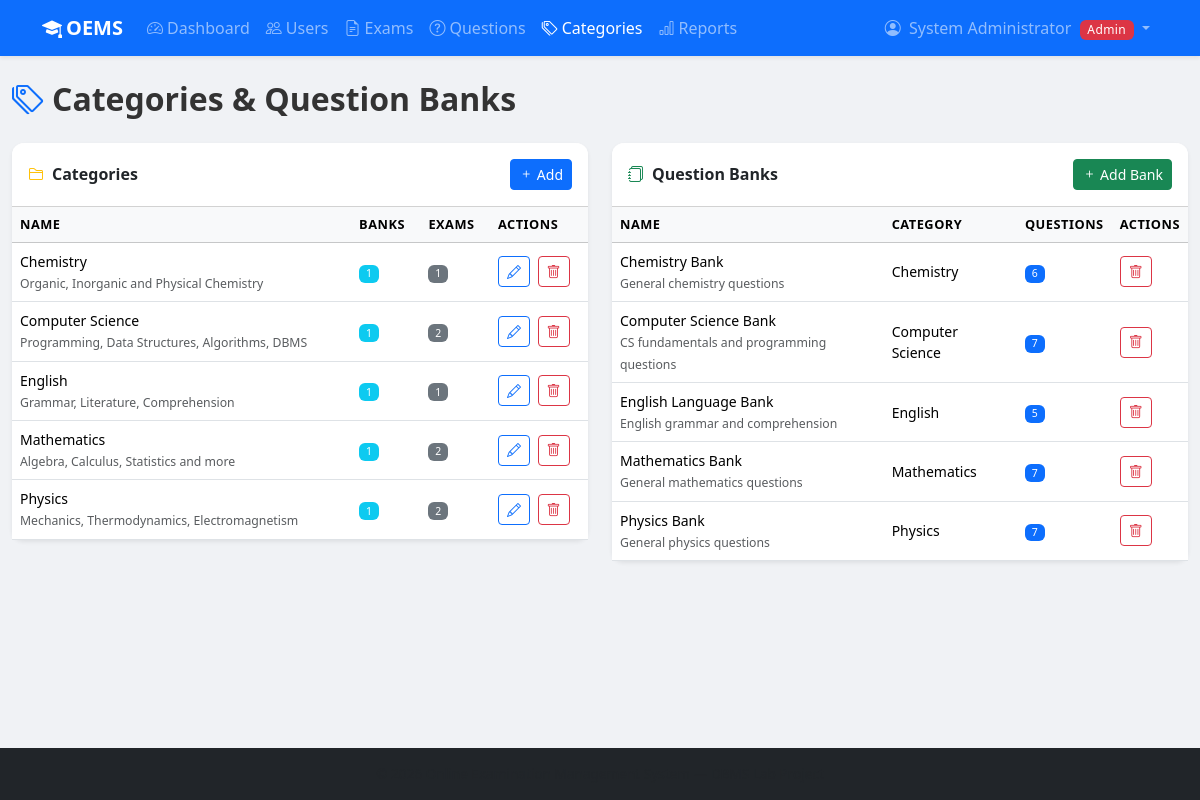
/admin/manage_categories.php (signed in), run on the app's committed database.
### tables this page shows
CREATE TABLE categories (
    id          INT UNSIGNED AUTO_INCREMENT PRIMARY KEY,
    name        VARCHAR(100) NOT NULL UNIQUE,
    description TEXT         DEFAULT NULL,
    created_by  INT UNSIGNED NOT NULL,
    created_at  DATETIME     NOT NULL DEFAULT CURRENT_TIMESTAMP,
    CONSTRAINT fk_categories_created_by FOREIGN KEY (created_by) REFERENCES users(id) ON DELETE RESTRICT
);

CREATE TABLE question_banks (
    id          INT UNSIGNED AUTO_INCREMENT PRIMARY KEY,
    name        VARCHAR(150) NOT NULL,
    category_id INT UNSIGNED NOT NULL,
    description TEXT         DEFAULT NULL,
    created_by  INT UNSIGNED NOT NULL,
    created_at  DATETIME     NOT NULL DEFAULT CURRENT_TIMESTAMP,
    CONSTRAINT fk_qbanks_category   FOREIGN KEY (category_id) REFERENCES categories(id) ON DELETE RESTRICT,
    CONSTRAINT fk_qbanks_created_by FOREIGN KEY (created_by)  REFERENCES users(id)      ON DELETE RESTRICT,
    CONSTRAINT uq_qbank_name_cat    UNIQUE (name, category_id)
);

### admin/manage_categories.php (the view, shortened to what this page needs)
<?php
$conn    = getDBConnection();
$categories = $conn->query(
    "SELECT c.*, u.full_name AS creator,
            COUNT(DISTINCT qb.id) AS bank_count,
            COUNT(DISTINCT e.id)  AS exam_count
     FROM   categories c
     JOIN   users u ON u.id = c.created_by
     LEFT JOIN question_banks qb ON qb.category_id = c.id
     LEFT JOIN exams e ON e.category_id = c.id
     GROUP  BY c.id ORDER BY c.name"
)->fetch_all(MYSQLI_ASSOC);
$banks = $conn->query(
    "SELECT qb.*, cat.name AS category_name, u.full_name AS creator,
            COUNT(q.id) AS question_count
     FROM   question_banks qb
     JOIN   categories cat ON cat.id = qb.category_id
     JOIN   users u        ON u.id   = qb.created_by
     LEFT JOIN questions q ON q.question_bank_id = qb.id
     GROUP  BY qb.id ORDER BY cat.name, qb.name"
)->fetch_all(MYSQLI_ASSOC);
?>
<?php require_once __DIR__ . '/../includes/header.php'; ?>
<?php require_once __DIR__ . '/../includes/navbar.php'; ?>
<div class="container-fluid py-4">
    <h2 class="fw-bold mb-4"><i class="bi bi-tags me-2 text-primary"></i>Categories &amp; Question Banks</h2>
    <div class="row g-4">
        <div class="col-lg-6">
            <div class="card border-0 shadow-sm">
                <div class="card-header bg-white d-flex justify-content-between align-items-center fw-semibold py-3">
                    <span><i class="bi bi-folder2 me-2 text-warning"></i>Categories</span>
                    <button class="btn btn-sm btn-primary" data-bs-toggle="modal" data-bs-target="#catModal">
                        <i class="bi bi-plus"></i> Add
                    </button>
                </div>
                <div class="card-body p-0">
                    <table class="table table-hover mb-0 small">
                        <thead class="table-light">
                            <tr><th>Name</th><th>Banks</th><th>Exams</th><th>Actions</th></tr>
                        </thead>
                        <tbody>
                            <?php foreach ($categories as $cat): ?>
                            <tr>
                                <td>
                                    <div class="fw-medium"><?= htmlspecialchars($cat['name']) ?></div>
                                    <small class="text-muted"><?= htmlspecialchars($cat['description'] ?? '') ?></small>
                                </td>
                                <td><span class="badge bg-info"><?= $cat['bank_count'] ?></span></td>
                                <td><span class="badge bg-secondary"><?= $cat['exam_count'] ?></span></td>
                                <td>
                                    <button class="btn btn-sm btn-outline-primary me-1"
                                            onclick='editCat(<?= json_encode($cat) ?>)'>
                                        <i class="bi bi-pencil"></i>
                                    </button>
                                    <form method="POST" class="d-inline"
                                          onsubmit="return confirm('Delete category?')">
                                        <button class="btn btn-sm btn-outline-danger"><i class="bi bi-trash"></i></button>
                                    </form>
                                </td>
                            </tr>
                            <?php endforeach; ?>
                        </tbody>
                    </table>
                </div>
            </div>
        </div>
        <div class="col-lg-6">
            <div class="card border-0 shadow-sm">
                <div class="card-header bg-white d-flex justify-content-between align-items-center fw-semibold py-3">
                    <span><i class="bi bi-journals me-2 text-success"></i>Question Banks</span>
                    <button class="btn btn-sm btn-success" data-bs-toggle="modal" data-bs-target="#bankModal">
                        <i class="bi bi-plus"></i> Add Bank
                    </button>
                </div>
                <div class="card-body p-0">
                    <table class="table table-hover mb-0 small">
                        <thead class="table-light">
                            <tr><th>Name</th><th>Category</th><th>Questions</th><th>Actions</th></tr>
                        </thead>
                        <tbody>
                            <?php foreach ($banks as $bank): ?>
                            <tr>
                                <td>
                                    <div class="fw-medium"><?= htmlspecialchars($bank['name']) ?></div>
                                    <small class="text-muted"><?= htmlspecialchars($bank['description'] ?? '') ?></small>
                                </td>
                                <td><?= htmlspecialchars($bank['category_name']) ?></td>
                                <td><span class="badge bg-primary"><?= $bank['question_count'] ?></span></td>
                                <td>
                                    <form method="POST" class="d-inline"
                                          onsubmit="return confirm('Delete this bank and all its questions?')">
                                        <button class="btn btn-sm btn-outline-danger"><i class="bi bi-trash"></i></button>
                                    </form>
                                </td>
                            </tr>
                            <?php endforeach; ?>
                        </tbody>
                    </table>
                </div>
            </div>
        </div>
    </div>
</div>
<?php require_once __DIR__ . '/../includes/footer.php'; ?>

### assets/css/style.css (style rules this page uses)
:root { --oems-primary: #0d6efd; --oems-secondary: #6c757d; --oems-accent: #fd7e14; --oems-success: #198754; --oems-danger: #dc3545; --oems-light-bg: #f8f9fa; --oems-card-shadow: 0 2px 12px rgba(0,0,0,.08); }
body { font-family: 'Segoe UI', system-ui, -apple-system, sans-serif; background-color: #f0f2f5; color: #333; min-height: 100vh; display: flex; flex-direction: column; }
main, .container, .container-fluid { flex: 1; }
.card { border-radius: 12px; }
.card-header { border-radius: 12px 12px 0 0 !important; }
.table th { font-size: 0.8rem; text-transform: uppercase; letter-spacing: 0.04em; }
.table td { vertical-align: middle; }
.badge { font-weight: 500; letter-spacing: 0.03em; }

### data on the page
categories: name "Chemistry", description "Organic, Inorganic and Physical Chemistry", bank_count "1", exam_count "1"
categories: name "Computer Science", description "Programming, Data Structures, Algorithms, DBMS", bank_count "1", exam_count "2"
categories: name "English", description "Grammar, Literature, Comprehension", bank_count "1", exam_count "1"
categories: name "Mathematics", description "Algebra, Calculus, Statistics and more", bank_count "1", exam_count "2"
categories: name "Physics", description "Mechanics, Thermodynamics, Electromagnetism", bank_count "1", exam_count "2"
question_banks: name "Chemistry Bank", description "General chemistry questions", category.name "Chemistry", question_count "6"
question_banks: name "Computer Science Bank", description "CS fundamentals and programming questions", category.name "Computer Science", question_count "7"
question_banks: name "English Language Bank", description "English grammar and comprehension", category.name "English", question_count "5"
question_banks: name "Mathematics Bank", description "General mathematics questions", category.name "Mathematics", question_count "7"
question_banks: name "Physics Bank", description "General physics questions", category.name "Physics", question_count "7"

### other printed values
$fullName "System Administrator"
$role "Admin"
